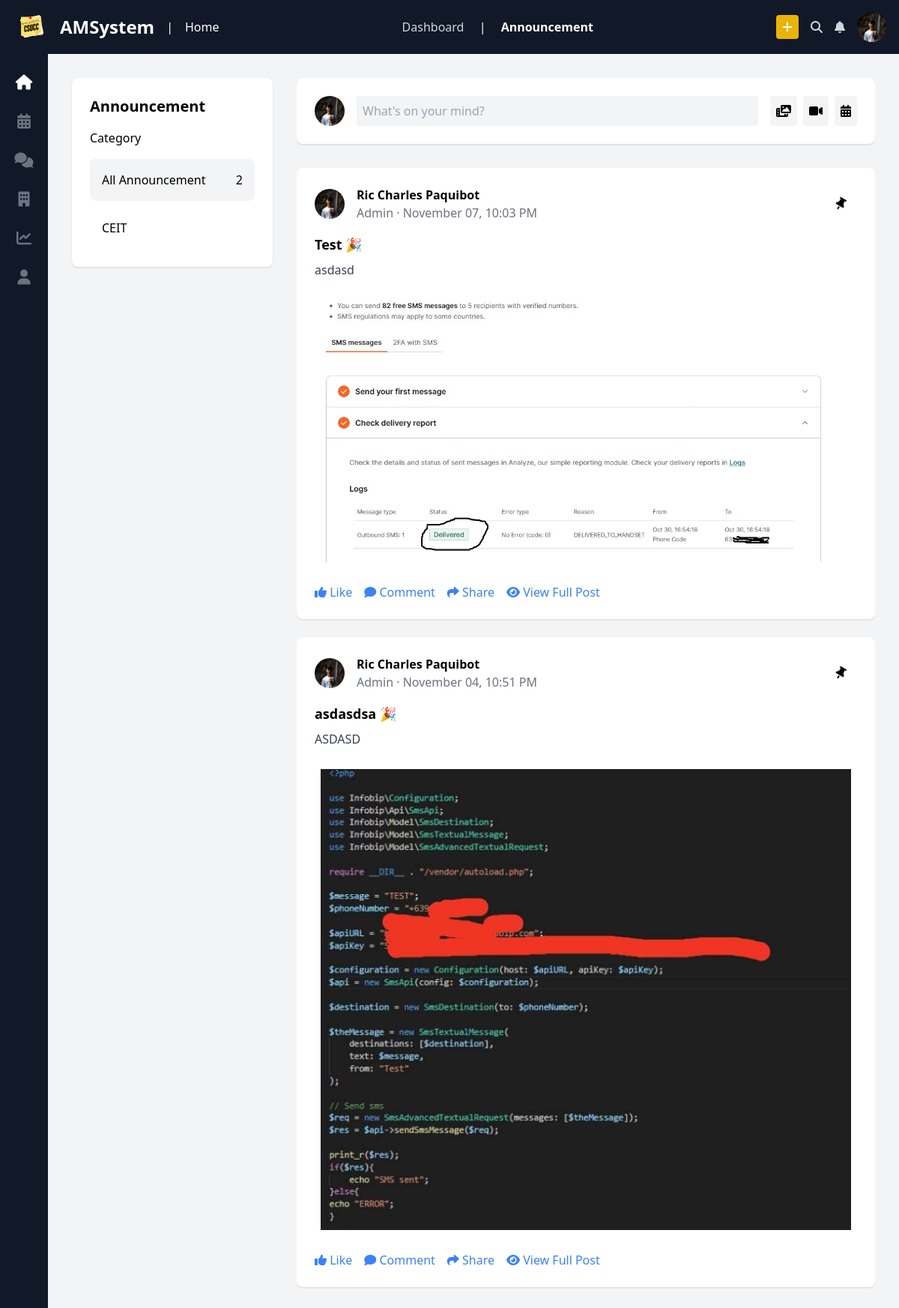
The page /category/CEIT (signed in) on the database its author committed.
### tables this page shows
CREATE TABLE `posts` (
  `post_id` int(11) NOT NULL,
  `post_title` varchar(200) NOT NULL,
  `post_content` text NOT NULL,
  `post_when` date DEFAULT NULL,
  `user_id` int(11) DEFAULT NULL,
  `category_id` int(11) DEFAULT NULL,
  `images` varchar(255) NOT NULL,
  `created_at` timestamp NOT NULL DEFAULT current_timestamp()
);

CREATE TABLE `users` (
  `user_id` int(11) NOT NULL,
  `id_number` varchar(20) NOT NULL,
  `first_name` varchar(50) NOT NULL,
  `last_name` varchar(50) NOT NULL,
  `middle_initial` char(1) DEFAULT NULL,
  `email` varchar(100) NOT NULL,
  `password` varchar(255) NOT NULL,
  `department_id` int(11) DEFAULT NULL,
  `program_id` int(11) DEFAULT NULL,
  `contact_number` varchar(15) DEFAULT NULL,
  `address_purok` varchar(50) DEFAULT NULL,
  `address_barangay` varchar(50) DEFAULT NULL,
  `address_city` varchar(50) DEFAULT NULL,
  `address_zip` varchar(10) DEFAULT NULL,
  `address_province` varchar(50) DEFAULT NULL,
  `gender` enum('Male','Female','Other') DEFAULT NULL,
  `role_id` int(11) DEFAULT NULL,
  `photo` varchar(255) NOT NULL,
  `created_at` timestamp NOT NULL DEFAULT current_timestamp()
);

CREATE TABLE `roles` (
  `role_id` int(11) NOT NULL,
  `role_name` varchar(50) NOT NULL
);

### Controller/Views.php (called while the page is built)
<?php
class View {
    public static function render($view, $data = []) {
        extract($data);
        require "./Views/{$view}.php";
    }
}

### Controller/CategorySectionController.php (called while the page is built, shortened)
<?php
require('./Model/UserModel.php');
class Category extends Users{
    public static function show($category){
        $userModel = new Users();
        $posts = $userModel->getAllPosts();
        $filteredPosts = [];
        foreach($posts as $post){
            if($post["category_name"] === $category){
                $filteredPosts[] = $post;
            }
        }
        View::render('filteredCategoryPosts', ["filteredPosts" => $filteredPosts] );
    }
}

### index.php (called while the page is built, shortened)
<?php
require('./Controller/Views.php');
require('./Controller/Route.php');
$path = isset($_GET["path"]) ? $_GET["path"] : "";
Route::get('/category/{category}', function($category){
    require_once('./Controller/CategorySectionController.php');
    Category::show($category);
});
$requestUri = "/".$path ;
Route::dispatch($requestUri);

### Model/UserModel.php (called while the page is built, shortened)
<?php
class Users extends Database {
    public static function getAllPosts(){
        $db = new Database();
        $conn = $db->Connect();
        $stmt =
                 $conn->prepare("SELECT posts.*, users.*, departments.*, programs.*, roles.*,categories.*,
                                DATE_FORMAT(posts.created_at, '%d') AS date,
                                MONTHNAME(posts.created_at) AS month,
                                TIME_FORMAT(posts.created_at, '%h:%i %p') AS time
                                FROM posts
                                INNER JOIN categories ON categories.category_id = posts.category_id
                                INNER JOIN users ON users.user_id = posts.user_id
                                INNER JOIN departments ON users.department_id = departments.department_id
                                INNER JOIN programs ON users.program_id = programs.program_id
                                INNER JOIN roles ON users.role_id = roles.role_id
                                LEFT JOIN scheduled_posts ON posts.post_id = scheduled_posts.post_id
                                WHERE scheduled_posts.schedule_date IS NULL
                                OR DATE(scheduled_posts.schedule_date) <= NOW()
                                ORDER BY posts.post_id DESC;
;
                                ");
        $stmt->execute();
        $result = $stmt->fetchAll(PDO::FETCH_ASSOC);
        return $result;
    }
}

### Views/filteredCategoryPosts.php (the view, shortened to what this page needs)
<!DOCTYPE html>
<html lang="en">
<head>
    <script src="https://cdn.tailwindcss.com"></script>
    <link rel="stylesheet" href="https://cdnjs.cloudflare.com/ajax/libs/font-awesome/6.4.2/css/all.min.css">
</head>
<body class="bg-gray-100">
    <header class="bg-gray-900 text-white p-4 flex justify-between items-center sticky top-0 z-50">
        <div class="flex items-center space-x-4">
            <img src="../assets/ams-logo.svg" alt="CSUCC logo" class="w-12">
            <h1 class="text-2xl font-bold">AMSystem</h1>
            <span class="mx-4">|</span>
            <p>Home</p>
        </div>
        <nav class="space-x-4">
            <a href="#" class="text-gray-300 hover:text-white">Dashboard</a>
            <span class="mx-4">|</span>
            <a href="#" class="text-white font-bold">Announcement</a>
        </nav>
        <div class="flex items-center space-x-4">
            <button class="bg-yellow-500 px-2 py-1 rounded">
                <i class="fa-solid fa-plus"></i>
            </button>
            <button class="text-gray-300"><i class="fa-solid fa-magnifying-glass"></i></button>
            <button class="text-gray-300"><i class="fa-solid fa-bell"></i></button>
            <img src="../assets/profile.jpg" alt="Profile" class="w-10 h-10 rounded-full">
        </div>
    </header>
    <main class="flex">
        <aside class="w-16 bg-gray-900 text-white flex flex-col items-center space-y-6 py-6 sticky top-14 h-screen">
            <a href="../home" class="text-white"><i class="fa-solid fa-house text-xl"></i></a>
            <a href="../calendar" class="text-gray-500"><i class="fa-solid fa-calendar-days text-xl"></i></a>
            <a href="#" class="text-gray-500"><i class="fa-solid fa-comments text-xl"></i></a>
            <a href="../departments" class="text-gray-500"><i class="fa-solid fa-building text-xl"></i></a>
            <a href="#" class="text-gray-500"><i class="fa-solid fa-chart-line text-xl"></i></a>
            <a href="../dashboard" class="text-gray-500"><i class="fa-solid fa-user text-xl"></i></a>
        </aside>
        <section class="flex-1 p-8 flex space-x-8">
            <div class="w-1/4">
                <div class="bg-white p-6 rounded-lg shadow sticky top-24">
                    <h2 class="text-xl font-bold mb-4">Announcement</h2>
                    <div class="flex justify-between items-center mb-4">
                        <span>Category</span>
                    </div>
                    <div class="space-y-2">
                        <p class="bg-gray-100 p-4 rounded-lg flex justify-between">
                            All Announcement <span><?=count($filteredPosts)?></span>
                        </p>
                        <?php
                        $unique_category = array_unique(array_column($filteredPosts, 'category_name'));
                        ?>
                        <?php foreach($unique_category as $category_name): ?>
                            <p class="p-2 hover:bg-gray-100 p-4 rounded-lg flex justify-between"><?=$category_name?></p>
                        <?php endforeach; ?>
                    </div>
                </div>
            </div>
            <div class="flex-1 overflow-y-auto h-100vh">
                <div class="bg-white p-6 rounded-lg shadow mb-8">
                    <div class="flex items-center space-x-4">
                        <img src="../assets/profile.jpg" alt="Profile" class="w-10 h-10 rounded-full">
                        <input type="text" placeholder="What's on your mind?" class="flex-1 bg-gray-100 p-2 rounded">
                        <div class="flex space-x-2">
                            <button class="bg-gray-100 p-2 rounded"><i class="fa-solid fa-photo-film"></i></button>
                            <button class="bg-gray-100 p-2 rounded"><i class="fa-solid fa-video"></i></button>
                            <button class="bg-gray-100 p-2 rounded"><i class="fa-solid fa-calendar-days"></i></button>
                        </div>
                    </div>
                </div>
                <?php foreach($filteredPosts as $post): ?>
                <div class="bg-white p-6 rounded-lg shadow mb-6 ">
                    <div class="flex items-center space-x-4 justify-between">
                        <div class="flex items-center space-x-4">
                            <img src="../assets/profile.jpg" alt="Profile" class="w-10 h-10 rounded-full">
                            <div>
                                <h3 class="font-bold"><a href="../user/<?=$post["user_id"]?>"><?=$post["first_name"]?> <?=$post["last_name"]?></a></h3>
                                <p class="text-gray-500"><?=$post["role_name"]?> · <?=$post["month"]?> <?=$post["date"]?>, <?=$post["time"]?></p>
                            </div>
                        </div>
                        <div>
                            <button class="p-2 px-4 rounded-lg hover:bg-gray-100" data-postId="<?=$post["post_id"]?>" onclick="pinFunction(this)"><i class="fa-solid fa-thumbtack" style="transform:rotate(30deg);"></i></button>
                        </div>
                    </div>
                    <h4 class="font-bold text-lg mt-4"><?=$post["post_title"]?> 🎉</h4>
                    <div class="text-gray-700 mt-2"><?=$post["post_content"]?></div>
                    <div class="my-5 p-2"><img src="../<?=$post["images"]?>" onclick="viewImage('<?= '../'.$post['images'] ?>')" alt="Image"></div>
                    <div class="flex items-center space-x-4 mt-4">
                        <button class="text-blue-500" id="like" data-postId="<?=$post["post_id"]?>" onclick="likeFunction(this)"><i class="fa-solid fa-thumbs-up"></i> Like</button>
                        <button class="text-blue-500"><i class="fa-solid fa-comment"></i> Comment</button>
                        <button class="text-blue-500"><i class="fa-solid fa-share"></i> Share</button>
                        <button class="text-blue-500"><i class="fa-solid fa-eye"></i> View Full Post</button>
                    </div>
                </div>
                <?php endforeach; ?>
            </div>
        </section>
    </main>
</body>
</html>

### Controller/Route.php (shortened to what this page needs)
<?php
class Route {
    private static $getRoutes = [];
    private static $postRoutes = [];
    public static function get($path, $callback) {
        self::$getRoutes[$path] = $callback;
    }
    public static function post($path, $callback) {
        self::$postRoutes[$path] = $callback;
    }
    public static function dispatch($requestUri) {
        $requestMethod = $_SERVER['REQUEST_METHOD'];
        $routes = $requestMethod === 'GET' ? self::$getRoutes : self::$postRoutes;
        foreach ($routes as $route => $callback) {
            $pattern = preg_replace('/\{[a-zA-Z0-9_]+\}/', '([a-zA-Z0-9_]+)', $route);
            $pattern = str_replace('/', '\/', $pattern);
            if (preg_match('/^' . $pattern . '$/', $requestUri, $matches)) {
                array_shift($matches);
                return call_user_func_array($callback, $matches);
            }
        }
    }
}

### rows shown on the page
posts: user.first_name "Ric Charles", user.last_name "Paquibot", roles.role_name "Admin", month "November", date "07", time "10:03 PM", post_title "Test", post_content "asdasd", images (picture)
posts: user.first_name "Ric Charles", user.last_name "Paquibot", roles.role_name "Admin", month "November", date "04", time "10:51 PM", post_title "asdasdsa", post_content "ASDASD", images (picture)

### other values the page prints
count($filteredPosts) "2"
$category_name "CEIT"
